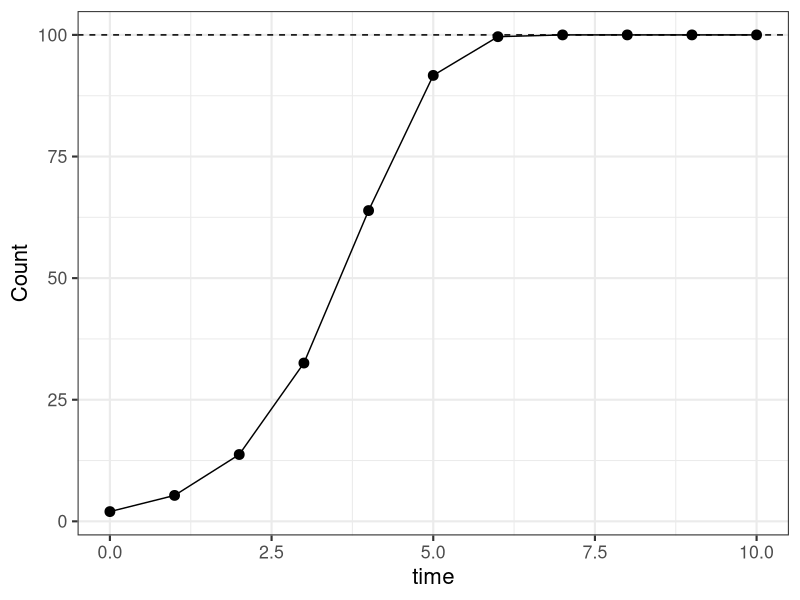
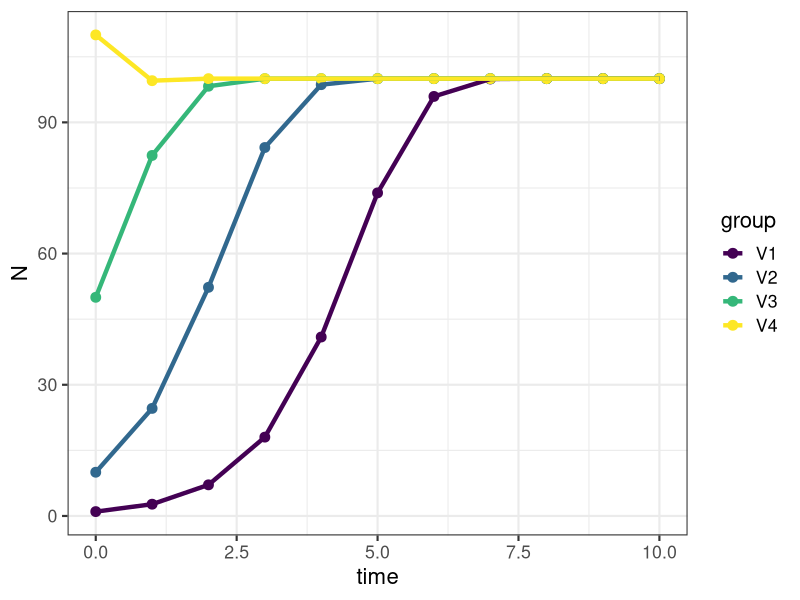
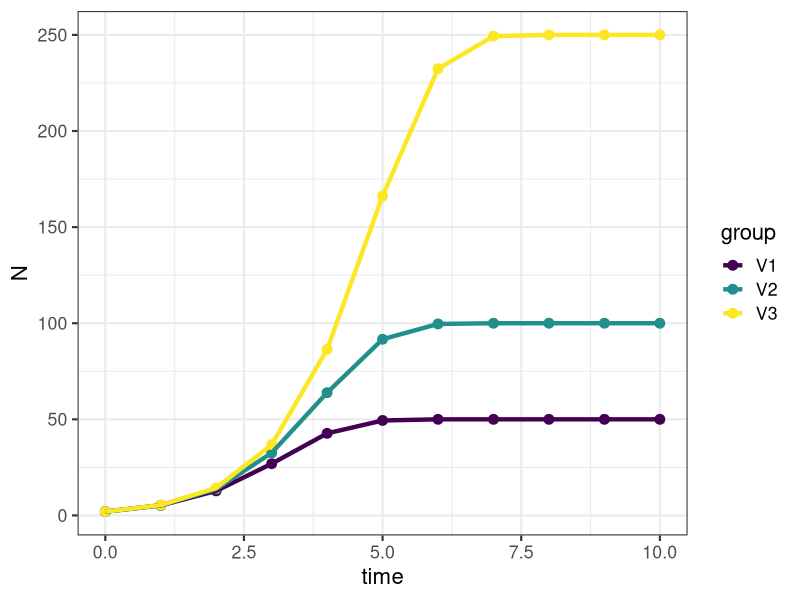
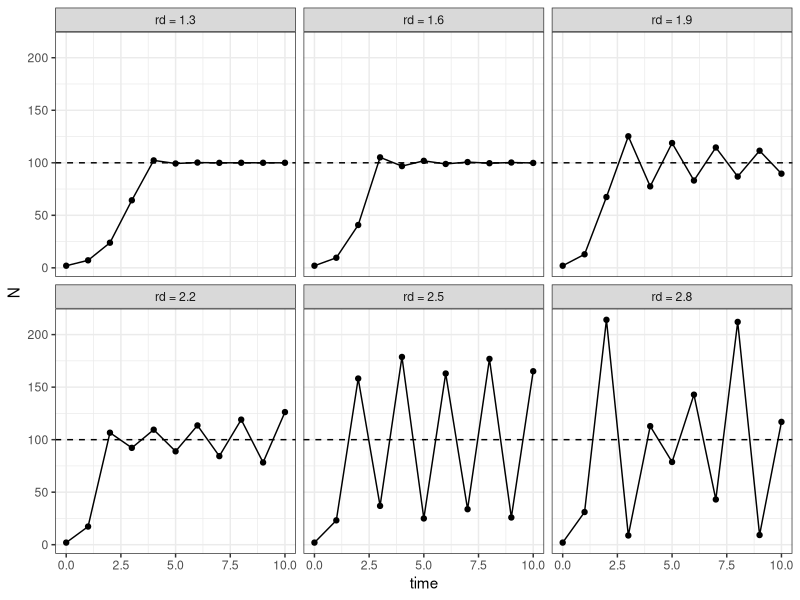
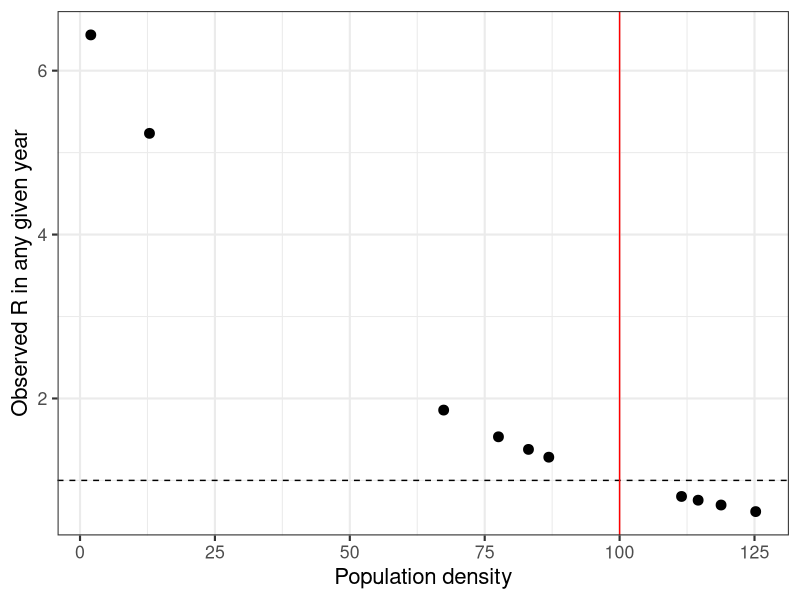
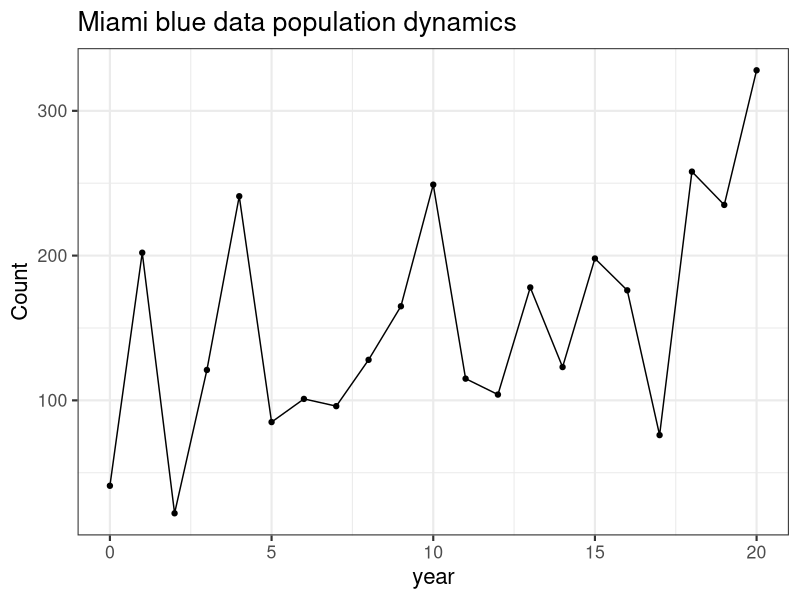
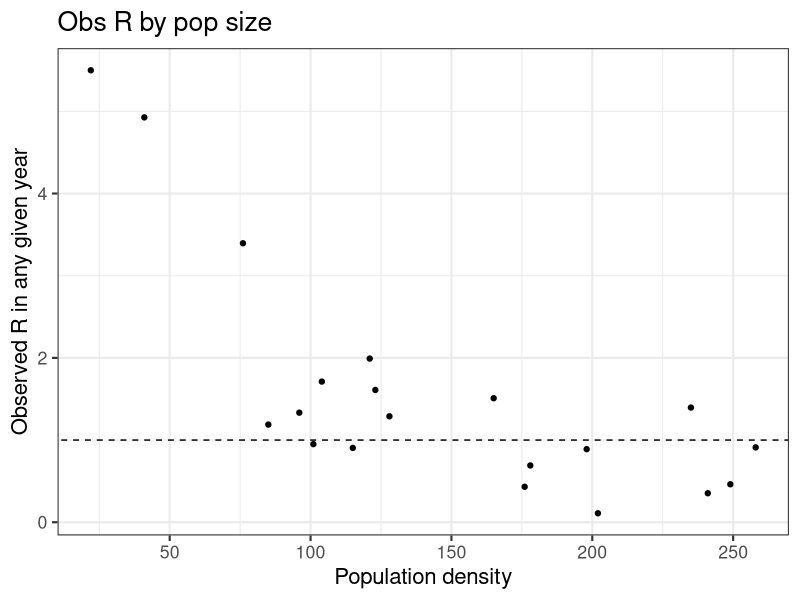
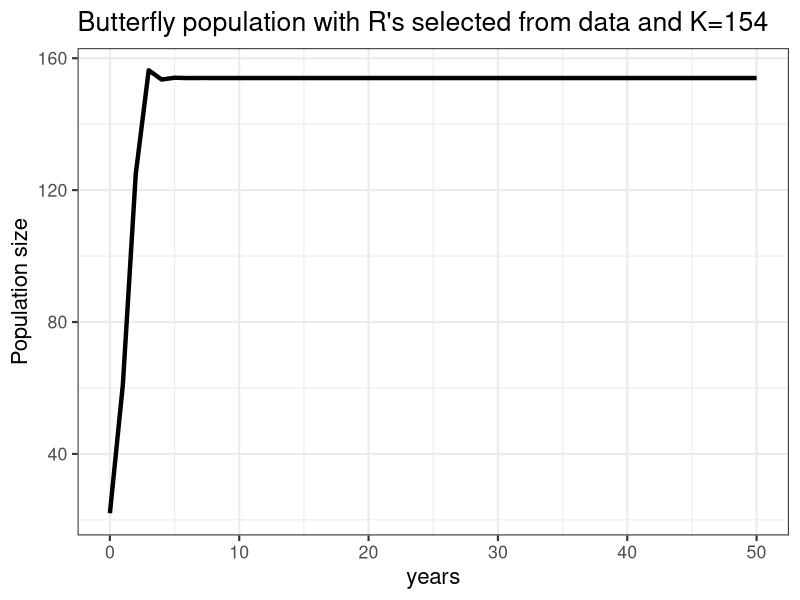

Generate these figures, in order, with R:
## ---- chunk 1
#| warning: false
library(tidyverse)
library(viridis)
## ---- chunk 2
#| echo: true
#| warning: false
#| output: false

dlogistic <- function(K = 100, rd = 1, N0 = 2, t = 10) {
  N <- c(N0, numeric(t))
  for (i in 1:t) N[i + 1] <- {
    N[i] * exp(rd * (1 - N[i]/K))
    }
  return(N)
  }

Nts <- dlogistic()

t <- 10; k <- 100;

ggplot(data=NULL, aes(x=0:10, y=Nts)) + 
  geom_point(size=3) + 
  geom_line() + 
  geom_hline(yintercept=(k), lty=2) + 
  labs(x="time",y="Count") + 
  theme_bw(base_size = 16)

## ---- chunk 3
#| echo: true
#| warning: false
#| output: false

N0s <- c(1, 10, 50, 110)
time <- 0:10
Ndat1 <- sapply(N0s, function(n) dlogistic(N0 = n)) %>% 
  as.data.frame() %>% cbind(time) %>% 
  pivot_longer(cols=1:4, names_to = 'group', values_to = 'N')

ggplot(data=Ndat1, aes(x=time, y=N, color=group)) + 
  geom_point(size=3) + 
  geom_line(linewidth = 1.5) + 
  scale_color_viridis(discrete = T)+   
  theme_bw(base_size = 16)

## ---- chunk 4
#| echo: true
#| warning: false
#| output: false

k.s <- c(50, 100, 250)
time <- 0:10
Ndat2 <- sapply(k.s, function(k) dlogistic(K = k, t = 10)) %>% 
  as.data.frame() %>% cbind(time) %>%
  pivot_longer(cols=1:3, names_to = 'group', values_to = 'N')

ggplot(data=Ndat2, aes(x=time, y=N, color=group)) + 
  geom_point(size=3) + 
  geom_line(linewidth = 1.5) + 
  scale_color_viridis(discrete = T)+   
  theme_bw(base_size=16)

## ---- chunk 5
#| echo: true
#| warning: false
#| output: false

rd.v <- seq(1.3, 2.8, by = 0.3)
t <- 10
Ndat3 <- sapply(rd.v, function(r) dlogistic(rd = r, t = t)) %>% 
  as.data.frame() %>% cbind(time) %>% 
  pivot_longer(cols=1:6, names_to = 'group', values_to = 'N')

label_names <- c(V1="rd = 1.3",V2="rd = 1.6",V3="rd = 1.9",
                 V4="rd = 2.2",V5="rd = 2.5",V6="rd = 2.8")

ggplot(data=Ndat3, aes(x=time, y=N)) + 
  geom_point() + 
  geom_line() + 
  theme_bw() + 
  geom_hline(yintercept = 100, lty=2) + 
  facet_wrap(~group, labeller=labeller(group=label_names))

## ---- chunk 6
#| echo: true
#| warning: false
#| output: false

DD.V1 <- Ndat3 |> dplyr::filter(group=='V3')
DD.R <- DD.V1$N[2:11]/DD.V1$N[1:10]

ggplot(data=NULL, aes(x=DD.V1$N[1:10], y=DD.R)) + 
  geom_point(size=3) + 
  geom_hline(yintercept=1,lty=2)+
  geom_vline(xintercept = 100, color="red")+ 
  xlab("Population density") + ylab("Observed R in any given year") + 
  theme_bw(base_size = 16)
## ---- chunk 7
#| echo: true
#| warning: false
#| output: false

year <- 0:20
set.seed(5)
Count <- abs(round(rnorm(21, (100*1.05^year), 70),0))
dat <- as.data.frame(cbind(year,Count))

ggplot(data=dat, aes(x=year, y=Count)) + 
  geom_point() + 
  geom_line() + 
  theme_bw(base_size=16) + 
  ggtitle("Miami blue data population dynamics")

dat$obs.R <- NA

dat$obs.R[2:21] <- dat$Count[2:21]/dat$Count[1:20]
obs.R <- dat$Count[2:21]/dat$Count[1:20]

ggplot(data=NULL, aes(x=dat$Count[1:20], y=obs.R)) + 
  geom_point() + 
  geom_abline(intercept=1,slope=0,lty=2) + 
  xlab("Population density") + ylab("Observed R in any given year") + 
  theme_bw(base_size=16)+ 
  ggtitle("Obs R by pop size")
## ---- chunk 8
#| echo: true
#| warning: false
#| output: false

years <- 0:50
set.seed(9)
simDD.Rs <- sample(x = obs.R, size = 50, replace = TRUE)

DD50yr <- numeric(length(years))
DD50yr[1] <- min(dat$Count) 

for (t in 1:50) DD50yr[t + 1] <- {
  DD50yr[t] * exp(simDD.Rs * (1 - DD50yr[t]/154))
}

ggplot(data=NULL, aes(x=years, y=DD50yr)) + 
  geom_line(lwd=1.5)+ 
  ylab("Population size")+
  ggtitle("Butterfly population with R's selected from data and K=154") + 
  theme_bw(base_size = 16)
## ---- chunk 9
#| echo: true
#| warning: false
#| output: false

years <- 0:50
set.seed(12)

DD50yr <- numeric(length(years))
DD50yr[1] <- min(dat$Count) 

Ksim = rnorm(50,154,50) 

for (t in 1:50) {
  DD50yr[t + 1] <- 
    DD50yr[t] * exp(log(2) * (1 - DD50yr[t]/Ksim[t]))
}

ggplot(data=NULL, aes(x=years, y=DD50yr)) + 
  geom_point() + 
  geom_line() + 
  theme_bw(base_size = 16)

## ---- chunk 10
#| echo: true
#| warning: false
#| output: false

simR <- NA
simR <- DD50yr[2:51]/DD50yr[1:50]

ggplot(data=NULL, aes(x=DD50yr[1:50], y=simR)) + 
  geom_point() + 
  geom_abline(intercept=1,slope=0, linetype="dashed")+ 
  xlab("Population density") + ylab("Observed R in any given year") + 
  theme_bw(base_size=16)
## ---- chunk 11
#| echo: true
#| warning: false
#| output: false

PopSim1 <- function(N0, years = 50, sims = 1, Ks) {
  sim.K = matrix(sample(Ks, size = sims * years, replace = TRUE),
                 nrow = years, ncol = sims)
  output <- numeric(years + 1)
  output[1] <- N0
  outmat <- sapply(1:sims, function(i) {
    for (t in 1:years) output[t + 1] <- 
        round(output[t] * exp(log(2) * (1 - output[t]/sim.K[t,i])), 0)
    output
  })
  return(outmat)
}
## ---- chunk 12
#| echo: true
#| warning: false
#| output: false

simDD10 <- as.data.frame(PopSim1(N0 = 22, sims = 100, Ks=Ksim)) %>% mutate(year=0:50)  %>%  gather("sim","count",-year)

ggplot(simDD10, aes(x=year,y=count,color=sim))+
  geom_line(linewidth=0.5, alpha=0.75) + 
  scale_color_viridis(discrete = T)+
  theme_bw(base_size = 16)+
  theme(legend.position = "none")
## ---- chunk 13
#| echo: true
#| warning: false
#| output: false


year50_DDdata <- simDD10[simDD10$year == 50, ]

data.frame(
  n_DD_extinct = sum(year50_DDdata$count == 0),
  n_max = max(year50_DDdata$count),
  q02.5 = quantile(year50_DDdata$count, probs = 0.025),
  q97.5 = quantile(year50_DDdata$count, probs = 0.975)
)
